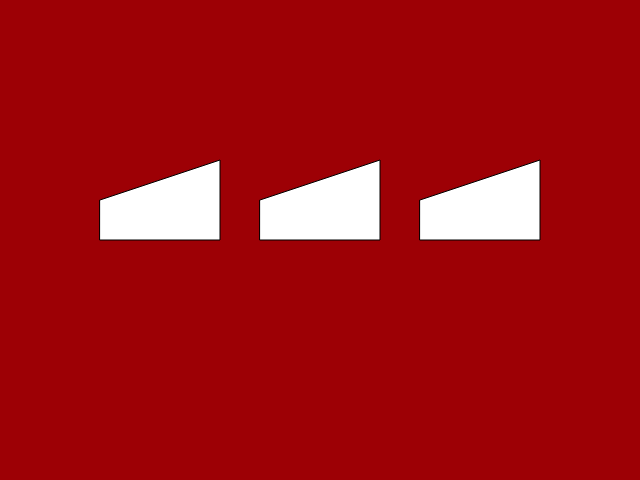
Frame 1 (no input)
Frame 60 (no input): identical to frame 1, image omitted
Frame 120 (the mouse pressed at the canvas centre since frame 60): identical to frame 1, image omitted

The p5.js sketch that drew this single still picture (run headless with seeded random() and noise() and a simulated clock; from frame 60 on, the mouse is pressed at the canvas centre):

// p5.js sketch
// ── sketch.js
function setup() {
  createCanvas(640, 480);
}

function draw() {
  background(157,0,5);
  
  let centerX = width / 2;
  let centerY = height / 2;
  
  quad(centerX - 60, centerY - 40, centerX + 60, centerY - 80, centerX + 60, centerY, centerX - 60, centerY);
  
  let rightX = (width / 4) * 3; 
  quad(rightX - 60, centerY - 40, rightX + 60, centerY - 80, rightX + 60, centerY, rightX - 60, centerY);

  let leftX = width / 4;
  quad(leftX - 60, centerY - 40, leftX + 60, centerY - 80, leftX + 60, centerY, leftX - 60, centerY);
}
